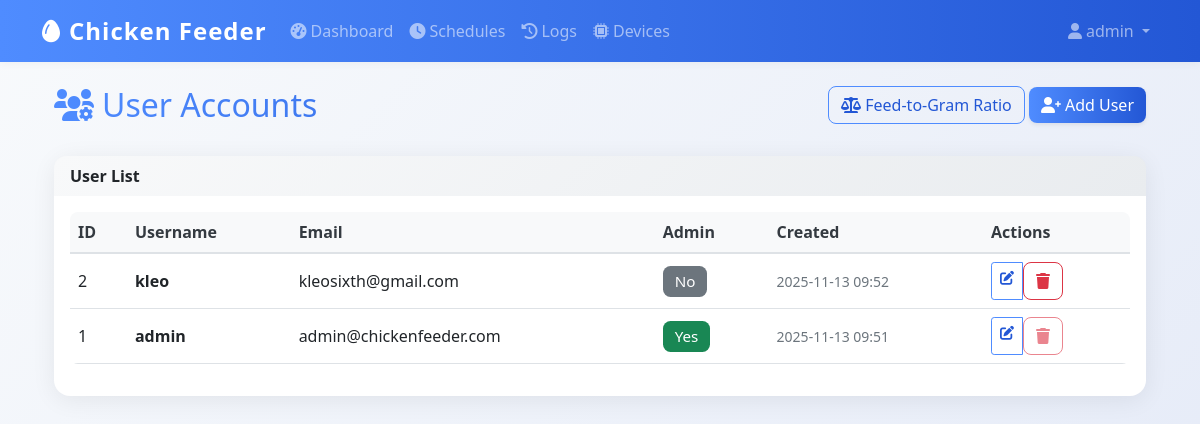
The page /admin (signed in) on the database its author committed.
### models.py (models this page shows)
class User(UserMixin, db.Model):
    id = db.Column(db.Integer, primary_key=True)
    username = db.Column(db.String(80), unique=True, nullable=False)
    email = db.Column(db.String(120), unique=True, nullable=False)
    password_hash = db.Column(db.String(120), nullable=False)
    iot_device_url = db.Column(db.String(255), nullable=True)  # e.g., 'http://192.168.1.100:5000' or 'pi_klei'
    is_admin = db.Column(db.Boolean, default=True)
    created_at = db.Column(db.DateTime, default=datetime.utcnow)

### app.py (the view)
@app.route('/admin')
@login_required
def admin_dashboard():
    if not require_admin():
        return redirect(url_for('dashboard'))
    users = User.query.order_by(User.created_at.desc()).all()
    return render_template('admin/dashboard.html', users=users)

### app.py (called while the page is built)
@login_manager.user_loader
def load_user(user_id):
    return db.session.get(User, int(user_id))

@app.context_processor
def inject_datetime():
    return {'datetime': datetime}

def require_admin():
    if not current_user.is_authenticated or not getattr(current_user, 'is_admin', False):
        flash('Unauthorized: admin access required.')
        return False
    return True

### templates/admin/dashboard.html (shortened to what this page needs)
{% extends "base.html" %}
{% block content %}
<div class="container mt-4">
    <div class="row mb-4">
        <div class="col">
            <h1 class="h2 main-title-gradient">
                <i class="fas fa-users-cog me-2"></i>User Accounts
            </h1>
        </div>
        <div class="col-auto">
            <a href="{{ url_for('admin_feed_ratio') }}" class="btn btn-outline-primary">
                <i class="fas fa-balance-scale"></i> Feed-to-Gram Ratio
            </a>
            <a href="{{ url_for('admin_create_user') }}" class="btn btn-primary shadow-sm">
                <i class="fas fa-user-plus me-1"></i>Add User
            </a>
        </div>
    </div>
    <div class="card">
        <div class="card-header bg-light border-bottom-0">
            <strong>User List</strong>
        </div>
        <div class="card-body">
            {% if users %}
            <div class="table-responsive">
                <table class="table table-hover align-middle">
                    <thead class="table-light">
                        <tr>
                            <th>ID</th>
                            <th>Username</th>
                            <th>Email</th>
                            <th>Admin</th>
                            <th>Created</th>
                            <th>Actions</th>
                        </tr>
                    </thead>
                    <tbody>
                        {% for user in users %}
                        <tr>
                            <td>{{ user.id }}</td>
                            <td><span class="fw-bold">{{ user.username }}</span></td>
                            <td>{{ user.email }}</td>
                            <td>
                                {% if user.is_admin %}
                                    <span class="badge bg-success">Yes</span>
                                {% else %}
                                    <span class="badge bg-secondary">No</span>
                                {% endif %}
                            </td>
                            <td>
                                <small class="text-muted">{{ user.created_at.strftime('%Y-%m-%d %H:%M') }}</small>
                            </td>
                            <td>
                                <div class="btn-group btn-group-sm">
                                    <a href="{{ url_for('admin_edit_user', user_id=user.id) }}" class="btn btn-outline-primary" title="Edit">
                                        <i class="fas fa-edit"></i>
                                    </a>
                                    <form method="POST" action="{{ url_for('admin_delete_user', user_id=user.id) }}" style="display:inline;" onsubmit="return confirm('Delete user {{ user.username }}? This cannot be undone.');">
                                        <button type="submit" class="btn btn-outline-danger" title="Delete" {% if user.id == current_user.id %}disabled{% endif %}>
                                            <i class="fas fa-trash"></i>
                                        </button>
                                    </form>
                                </div>
                            </td>
                        </tr>
                        {% endfor %}
                    </tbody>
                </table>
            </div>
            {% else %}
            <div class="text-center text-muted py-5">
                <i class="fas fa-users fa-4x mb-3"></i>
                <h4>No Users Found</h4>
                <p class="mb-4">You can add new users using the button above.</p>
            </div>
            {% endif %}
        </div>
    </div>
</div>
{% endblock %}

### templates/base.html (shortened to what this page needs)
<!DOCTYPE html>
<html lang="en">
<head>
    <link href="https://cdn.jsdelivr.net/npm/bootstrap@5.1.3/dist/css/bootstrap.min.css" rel="stylesheet">
    <link href="https://cdnjs.cloudflare.com/ajax/libs/font-awesome/6.0.0/css/all.min.css" rel="stylesheet">
    <link href="{{ url_for('static', filename='css/style.css') }}" rel="stylesheet">
</head>
<body>
    {% if current_user.is_authenticated %}
    <nav class="navbar navbar-expand-lg navbar-dark bg-primary">
        <div class="container">
            <a class="navbar-brand" href="{{ url_for('dashboard') }}">
                <i class="fas fa-egg me-2"></i>Chicken Feeder
            </a>
            <div class="collapse navbar-collapse" id="navbarNav">
                <ul class="navbar-nav me-auto">
                    <li class="nav-item">
                        <a class="nav-link {% if request.endpoint == 'dashboard' %}active{% endif %}"
                           href="{{ url_for('dashboard') }}">
                            <i class="fas fa-tachometer-alt me-1"></i>Dashboard
                        </a>
                    </li>
                    <li class="nav-item">
                        <a class="nav-link {% if request.endpoint in ['schedules', 'add_schedule'] %}active{% endif %}"
                           href="{{ url_for('schedules') }}">
                            <i class="fas fa-clock me-1"></i>Schedules
                        </a>
                    </li>
                    <li class="nav-item">
                        <a class="nav-link {% if request.endpoint == 'logs' %}active{% endif %}"
                           href="{{ url_for('logs') }}">
                            <i class="fas fa-history me-1"></i>Logs
                        </a>
                    </li>
                    <li class="nav-item">
                        <a class="nav-link {% if request.endpoint in ['devices', 'add_device'] %}active{% endif %}"
                           href="{{ url_for('devices') }}">
                            <i class="fas fa-microchip me-1"></i>Devices
                        </a>
                    </li>
                </ul>
                <ul class="navbar-nav">
                    <li class="nav-item dropdown">
                        <a class="nav-link dropdown-toggle" href="#" id="navbarDropdown" role="button"
                           data-bs-toggle="dropdown">
                            <i class="fas fa-user me-1"></i>{{ current_user.username }}
                        </a>
                    </li>
                </ul>
            </div>
        </div>
    </nav>
    {% endif %}
    <main class="container mt-4 mb-5">
        {% block content %}{% endblock %}
    </main>
</body>
</html>

### static/css/style.css (style rules this page uses)
:root { --primary-color: #2c5f2d; --secondary-color: #97bc62; --success-color: #28a745; --danger-color: #dc3545; --warning-color: #ffc107; --info-color: #17a2b8; --light-color: #f8f9fa; --dark-color: #343a40; }
body { font-family: 'Segoe UI', Tahoma, Geneva, Verdana, sans-serif; background-color: #f5f7fa; }
.navbar-brand { font-weight: bold; font-size: 1.5rem; }
.navbar-nav .nav-link { font-weight: 500; transition: all 0.2s ease; }
.card { border: none; border-radius: 12px; box-shadow: 0 2px 10px rgba(0,0,0,0.08); transition: all 0.3s ease; }
.card-header { background: linear-gradient(135deg, #f8f9fa 0%, #e9ecef 100%); border-bottom: 1px solid #dee2e6; border-radius: 12px 12px 0 0 !important; font-weight: 600; }
.btn { border-radius: 8px; font-weight: 500; transition: all 0.2s ease; }
.btn-primary { background: linear-gradient(135deg, var(--primary-color) 0%, var(--secondary-color) 100%); border: none; }
.table { border-radius: 8px; overflow: hidden; }
.table thead th { background-color: #f8f9fa; border-bottom: 2px solid #dee2e6; font-weight: 600; color: var(--dark-color); }
.badge { border-radius: 20px; font-size: 0.75rem; font-weight: 500; padding: 0.5rem 0.75rem; }
.btn:disabled { opacity: 0.6; cursor: not-allowed; }

### templates/base.html (style rules this page uses)
body { background: linear-gradient(135deg, #f8fafc 0%, #e3e9f7 100%); min-height: 100vh; }
.navbar { box-shadow: 0 2px 8px rgba(0,0,0,0.04); }
.card { border-radius: 1rem; box-shadow: 0 4px 24px rgba(0,0,0,0.07); }
.btn-primary, .bg-primary { background: linear-gradient(90deg, #4f8cff 0%, #2357d5 100%) !important; border: none; }
.btn-outline-primary { border-color: #4f8cff !important; color: #2357d5 !important; }
.card-title, h1, h2, h3, h4, h5, h6 { font-family: 'Segoe UI', 'Roboto', 'Arial', sans-serif; font-weight: 600; }
.badge { font-size: 0.95em; border-radius: 0.5em; }
.table th, .table td { vertical-align: middle !important; }
.navbar-brand { font-weight: bold; letter-spacing: 1px; }
.main-title-gradient { background: linear-gradient(90deg, #4f8cff 0%, #2357d5 100%); background-clip: text; -webkit-text-fill-color: transparent; }

### rows shown on the page
User: username "admin", id "1", email "admin@chickenfeeder.com", is_admin "Yes", created_at "2025-11-13 09:51"
User: id "2", username "kleo", email "kleosixth@gmail.com", is_admin "No", created_at "2025-11-13 09:52"
